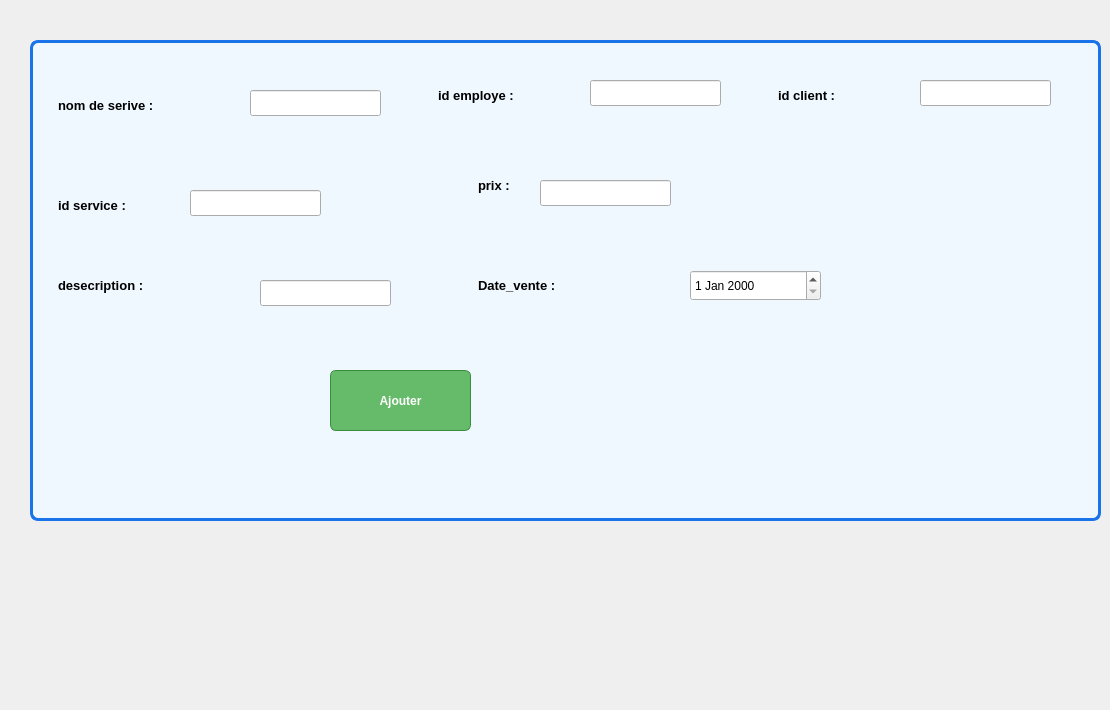
      <widget class="QWidget" name="tab_63">
       <attribute name="icon">
        <iconset>
         <normaloff>:/images/add.png</normaloff>:/images/add.png</iconset>
       </attribute>
       <attribute name="title">
        <string>Ajouter</string>
       </attribute>
       <widget class="QLabel" name="label_271">
        <property name="geometry">
         <rect>
          <x>50</x>
          <y>80</y>
          <width>181</width>
          <height>51</height>
         </rect>
        </property>
        <property name="font">
         <font>
          <family>Segoe UI</family>
          <pointsize>10</pointsize>
          <bold>true</bold>
         </font>
        </property>
        <property name="styleSheet">
         <string notr="true">QLabel {
    font-family: &quot;Segoe UI&quot;; /* Définir la police à Segoe UI */
    font-size: 10pt; /* Taille de la police à 10 points */
    font-weight: bold; /* Texte en gras */
    color: #000000; /* Couleur du texte (noir par défaut) */
    padding: 5px; /* Espacement interne autour du texte */
    background: transparent; /* Fond transparent (optionnel) */
}

</string>
        </property>
        <property name="text">
         <string>nom de serive :</string>
        </property>
       </widget>
       <widget class="QLabel" name="label_272">
        <property name="geometry">
         <rect>
          <x>470</x>
          <y>160</y>
          <width>61</width>
          <height>51</height>
         </rect>
        </property>
        <property name="styleSheet">
         <string notr="true">QLabel {
    font-family: &quot;Segoe UI&quot;; /* Définir la police à Segoe UI */
    font-size: 10pt; /* Taille de la police à 10 points */
    font-weight: bold; /* Texte en gras */
    color: #000000; /* Couleur du texte (noir par défaut) */
    padding: 5px; /* Espacement interne autour du texte */
    background: transparent; /* Fond transparent (optionnel) */
}

</string>
        </property>
        <property name="text">
         <string>prix :</string>
        </property>
       </widget>
       <widget class="QLabel" name="label_273">
        <property name="geometry">
         <rect>
          <x>50</x>
          <y>180</y>
          <width>131</width>
          <height>51</height>
         </rect>
        </property>
        <property name="styleSheet">
         <string notr="true">QLabel {
    font-family: &quot;Segoe UI&quot;; /* Définir la police à Segoe UI */
    font-size: 10pt; /* Taille de la police à 10 points */
    font-weight: bold; /* Texte en gras */
    color: #000000; /* Couleur du texte (noir par défaut) */
    padding: 5px; /* Espacement interne autour du texte */
    background: transparent; /* Fond transparent (optionnel) */
}

</string>
        </property>
        <property name="text">
         <string>id service :</string>
        </property>
       </widget>
       <widget class="QLabel" name="label_274">
        <property name="geometry">
         <rect>
          <x>0</x>
          <y>530</y>
          <width>221</width>
          <height>171</height>
         </rect>
        </property>
        <property name="text">
         <string/>
        </property>
        <property name="pixmap">
         <pixmap>:/images/Shinny__7_-removebg-preview.png</pixmap>
        </property>
        <property name="scaledContents">
         <bool>true</bool>
        </property>
       </widget>
       <widget class="QPushButton" name="pushButton_8">
        <property name="geometry">
         <rect>
          <x>330</x>
          <y>370</y>
          <width>141</width>
          <height>61</height>
         </rect>
        </property>
        <property name="styleSheet">
         <string notr="true">QPushButton {
    color: #ffffff; /* Texte blanc */
    background-color: #66bb6a; /* Vert pour le fond */
    border: 1px solid #388e3c; /* Bordure légèrement plus foncée */
    border-radius: 6px; /* Coins arrondis */
    padding: 8px 12px; /* Espacement intérieur */
    font-weight: bold; /* Texte en gras */
}

QPushButton:hover {
    background-color: #66bb6a; /* Vert plus clair au survol */
}

QPushButton:pressed {
    background-color: #2e7d32; /* Vert foncé quand le bouton est cliqué */
}

</string>
        </property>
        <property name="text">
         <string>Ajouter</string>
        </property>
       </widget>
       <widget class="QLineEdit" name="lineEdit_nom_2">
        <property name="geometry">
         <rect>
          <x>250</x>
          <y>90</y>
          <width>131</width>
          <height>26</height>
         </rect>
        </property>
       </widget>
       <widget class="QLineEdit" name="lineEdit_ID_2">
        <property name="geometry">
         <rect>
          <x>190</x>
          <y>190</y>
          <width>131</width>
          <height>26</height>
         </rect>
        </property>
       </widget>
       <widget class="QLineEdit" name="lineEdit_PRIX_2">
        <property name="geometry">
         <rect>
          <x>540</x>
          <y>180</y>
          <width>131</width>
          <height>26</height>
         </rect>
        </property>
       </widget>
       <widget class="QLineEdit" name="lineEdit_description_2">
        <property name="geometry">
         <rect>
          <x>260</x>
          <y>280</y>
          <width>131</width>
          <height>26</height>
         </rect>
        </property>
       </widget>
       <widget class="QDateEdit" name="lineEdit_DATE_2">
        <property name="geometry">
         <rect>
          <x>690</x>
          <y>270</y>
          <width>131</width>
          <height>31</height>
         </rect>
        </property>
       </widget>
       <widget class="QLabel" name="label_275">
        <property name="geometry">
         <rect>
          <x>470</x>
          <y>260</y>
          <width>191</width>
          <height>51</height>
         </rect>
        </property>
        <property name="styleSheet">
         <string notr="true">QLabel {
    font-family: &quot;Segoe UI&quot;; /* Définir la police à Segoe UI */
    font-size: 10pt; /* Taille de la police à 10 points */
    font-weight: bold; /* Texte en gras */
    color: #000000; /* Couleur du texte (noir par défaut) */
    padding: 5px; /* Espacement interne autour du texte */
    background: transparent; /* Fond transparent (optionnel) */
}

</string>
        </property>
        <property name="text">
         <string>Date_vente :</string>
        </property>
       </widget>
       <widget class="QLabel" name="label_276">
        <property name="geometry">
         <rect>
          <x>50</x>
          <y>260</y>
          <width>191</width>
          <height>51</height>
         </rect>
        </property>
        <property name="styleSheet">
         <string notr="true">QLabel {
    font-family: &quot;Segoe UI&quot;; /* Définir la police à Segoe UI */
    font-size: 10pt; /* Taille de la police à 10 points */
    font-weight: bold; /* Texte en gras */
    color: #000000; /* Couleur du texte (noir par défaut) */
    padding: 5px; /* Espacement interne autour du texte */
    background: transparent; /* Fond transparent (optionnel) */
}
</string>
        </property>
        <property name="text">
         <string>desecription :</string>
        </property>
       </widget>
       <widget class="QLabel" name="label_277">
        <property name="geometry">
         <rect>
          <x>430</x>
          <y>70</y>
          <width>141</width>
          <height>51</height>
         </rect>
        </property>
        <property name="styleSheet">
         <string notr="true">QLabel {
    font-family: &quot;Segoe UI&quot;; /* Définir la police à Segoe UI */
    font-size: 10pt; /* Taille de la police à 10 points */
    font-weight: bold; /* Texte en gras */
    color: #000000; /* Couleur du texte (noir par défaut) */
    padding: 5px; /* Espacement interne autour du texte */
    background: transparent; /* Fond transparent (optionnel) */
}
</string>
        </property>
        <property name="text">
         <string>id employe :</string>
        </property>
       </widget>
       <widget class="QLineEdit" name="lineEdit_EMPLOYE">
        <property name="geometry">
         <rect>
          <x>590</x>
          <y>80</y>
          <width>131</width>
          <height>26</height>
         </rect>
        </property>
       </widget>
       <widget class="QLabel" name="label_284">
        <property name="geometry">
         <rect>
          <x>770</x>
          <y>70</y>
          <width>141</width>
          <height>51</height>
         </rect>
        </property>
        <property name="styleSheet">
         <string notr="true">QLabel {
    font-family: &quot;Segoe UI&quot;; /* Définir la police à Segoe UI */
    font-size: 10pt; /* Taille de la police à 10 points */
    font-weight: bold; /* Texte en gras */
    color: #000000; /* Couleur du texte (noir par défaut) */
    padding: 5px; /* Espacement interne autour du texte */
    background: transparent; /* Fond transparent (optionnel) */
}
</string>
        </property>
        <property name="text">
         <string>id client :</string>
        </property>
       </widget>
       <widget class="QLineEdit" name="lineEdit_CLIENT">
        <property name="geometry">
         <rect>
          <x>920</x>
          <y>80</y>
          <width>131</width>
          <height>26</height>
         </rect>
        </property>
       </widget>
       <widget class="QListWidget" name="listWidget_4">
        <property name="geometry">
         <rect>
          <x>30</x>
          <y>40</y>
          <width>1071</width>
          <height>481</height>
         </rect>
        </property>
        <property name="styleSheet">
         <string notr="true">QListWidget {
    border: 3px solid #1a73e8; /* Bordure épaisse avec une couleur bleue */
    border-radius: 8px; /* Coins arrondis pour un effet élégant */
    background-color: #f0f8ff; /* Fond clair et agréable pour le QListWidget */
}

QListWidget::item {
    padding: 10px; /* Espacement interne des éléments */
    border-bottom: 1px solid #1a73e8; /* Séparation des éléments par une ligne bleue */
}

QListWidget::item:selected {
    background-color: #90caf9; /* Couleur différente lors de la sélection */
    color: #1a1a1a; /* Couleur du texte pour l'élément sélectionné */
}

QListWidget::item:hover {
    background-color: #e1f5fe; /* Couleur plus claire lors du survol */
    color: #1a1a1a; /* Couleur du texte pour l'élément survolé */
}
</string>
        </property>
       </widget>
       <zorder>listWidget_4</zorder>
       <zorder>label_271</zorder>
       <zorder>label_272</zorder>
       <zorder>label_273</zorder>
       <zorder>label_274</zorder>
       <zorder>pushButton_8</zorder>
       <zorder>lineEdit_nom_2</zorder>
       <zorder>lineEdit_ID_2</zorder>
       <zorder>lineEdit_PRIX_2</zorder>
       <zorder>lineEdit_description_2</zorder>
       <zorder>lineEdit_DATE_2</zorder>
       <zorder>label_275</zorder>
       <zorder>label_276</zorder>
       <zorder>label_277</zorder>
       <zorder>lineEdit_EMPLOYE</zorder>
       <zorder>label_284</zorder>
       <zorder>lineEdit_CLIENT</zorder>
      </widget>
